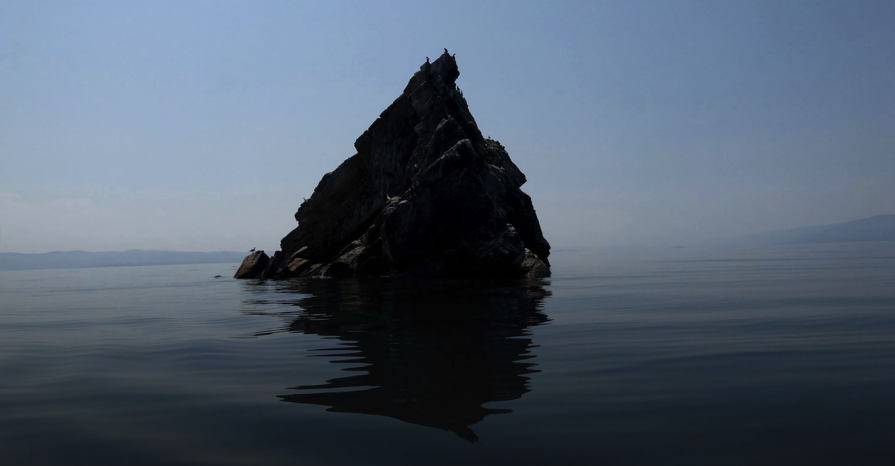
#> input picture hw2/1/6.png, 1790 x 932 px, found by its file name (shown at 1/2 size)
$ python '对比度.py'
#> lines starting #> are read from the running program, lines starting #| are printed output that depends on the picture
import cv2

imgfile = "hw2\\1\\6.png"

img = cv2.imread(imgfile)
#> img is the input picture: shape (932, 1790, 3); mean B, G, R 109.1, 93.5, 80.6
b, g, r = cv2.split(img)
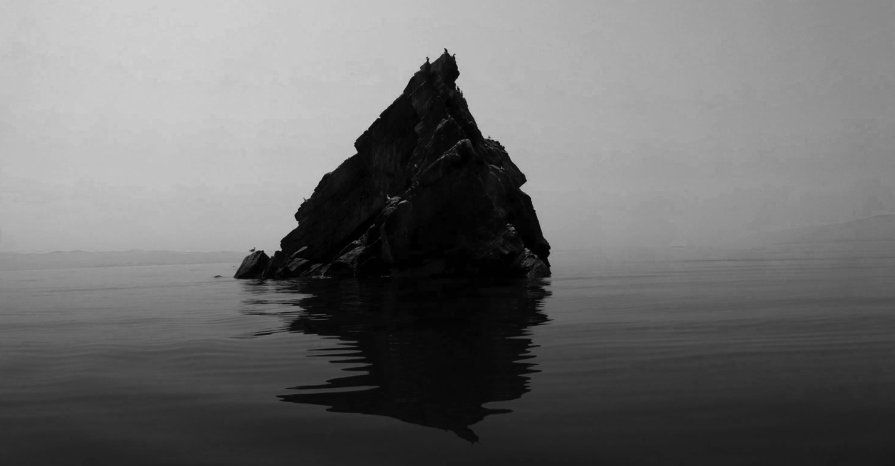
#> b: shape (932, 1790) (shown at 1/2 size); min 0, max 218, mean 109.1
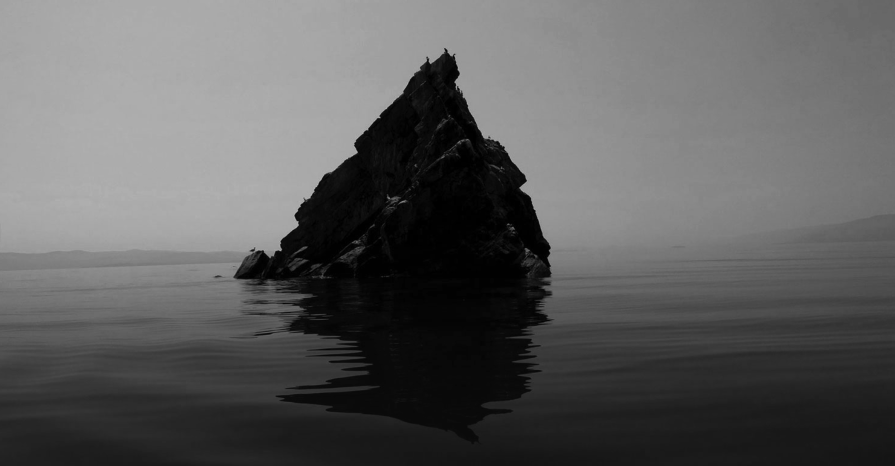
#> g: shape (932, 1790) (shown at 1/2 size); min 0, max 207, mean 93.5
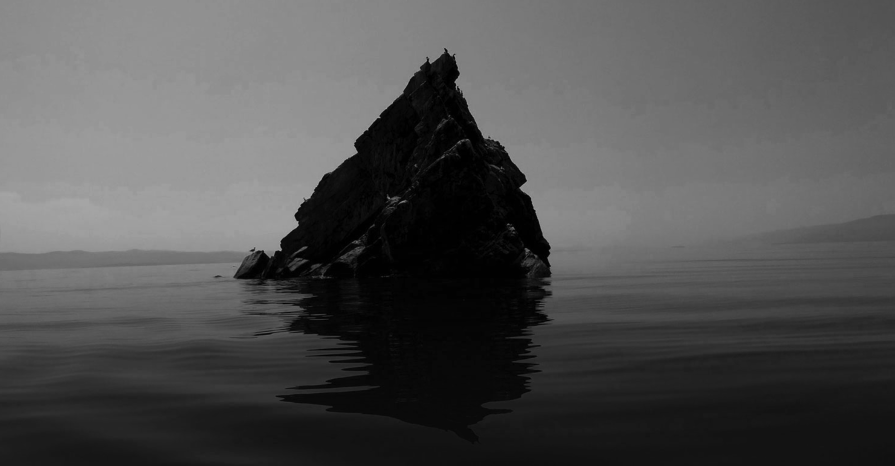
#> r: shape (932, 1790) (shown at 1/2 size); min 0, max 207, mean 80.6
bH = cv2.equalizeHist(b)
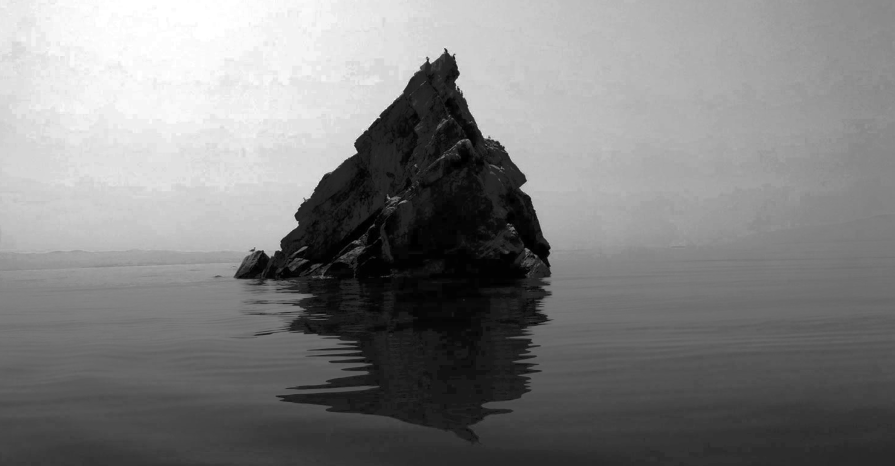
#> bH: shape (932, 1790) (shown at 1/2 size); min 0, max 255, mean 128.2
gH = cv2.equalizeHist(g)
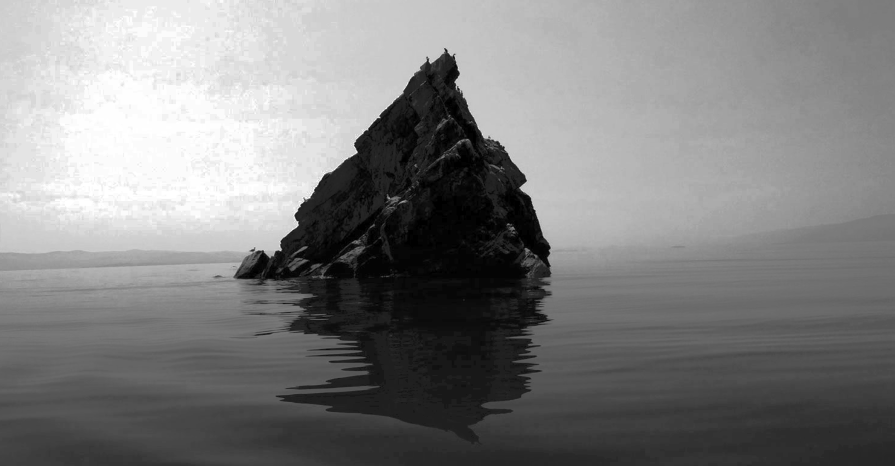
#> gH: shape (932, 1790) (shown at 1/2 size); min 0, max 255, mean 128.1
rH = cv2.equalizeHist(r)
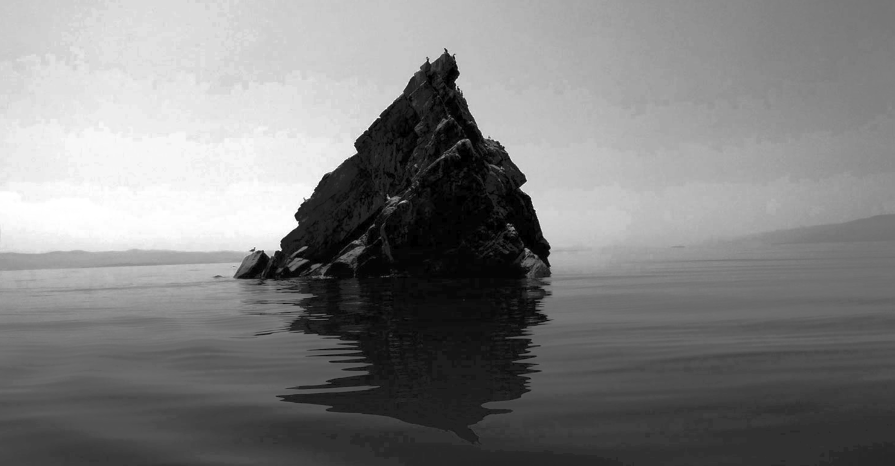
#> rH: shape (932, 1790) (shown at 1/2 size); min 0, max 255, mean 127.8
result = cv2.merge((bH, gH, rH))
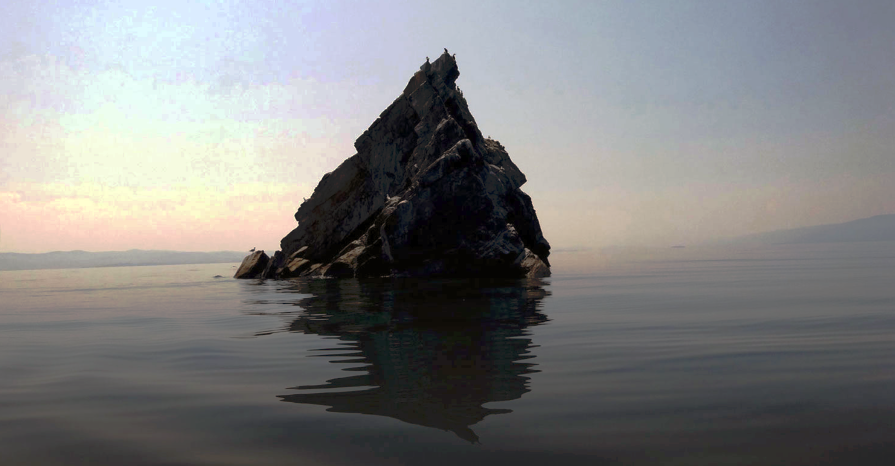
#> result: shape (932, 1790, 3) (shown at 1/2 size); mean B, G, R 128.2, 128.1, 127.8
cv2.HoughLinesP
cv2.namedWindow("Input", 0)
cv2.resizeWindow("Input", 640, 480)
cv2.imshow("Input", img)
cv2.namedWindow("Result", 0)
cv2.resizeWindow("Result", 640, 480)
cv2.imshow("Result", result)
cv2.waitKey(0)
cv2.destroyAllWindows()

# imgRGB = cv2.cvtColor(img, cv2.COLOR_BGR2RGB)
# plt.imshow(imgRGB)
# plt.show()

$ run again, with hw2/1/15.png copied over hw2/1/6.png
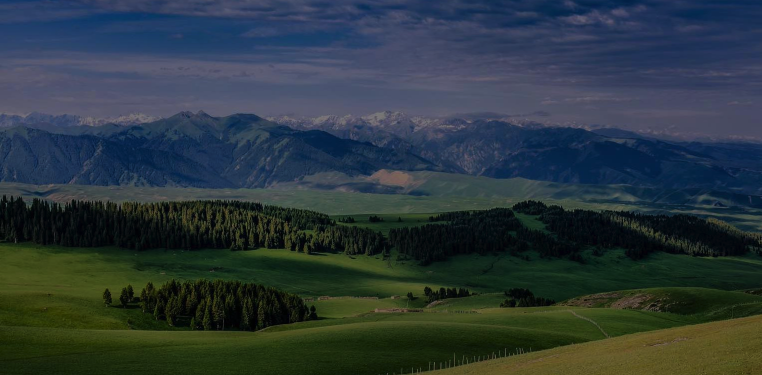
#> input picture hw2/1/15.png, 1524 x 750 px, found by its file name (shown at 1/2 size)
#> img is the input picture: shape (750, 1524, 3); mean B, G, R 60.6, 55.8, 43
#> `rH = cv2.equalizeHist(r)`:
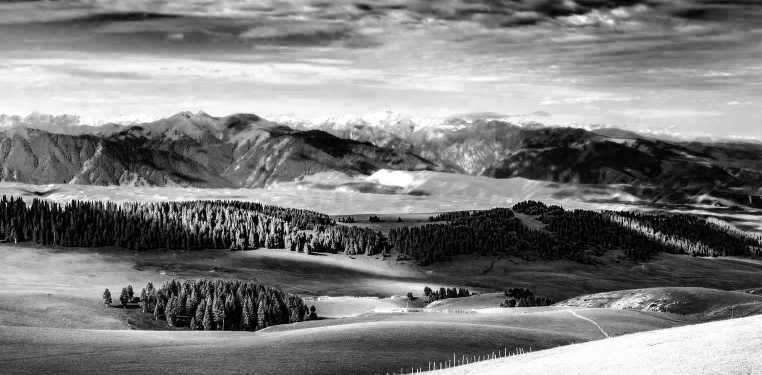
#> rH: shape (750, 1524) (shown at 1/2 size); min 0, max 255, mean 125.8
#> `result = cv2.merge((bH, gH, rH))`:
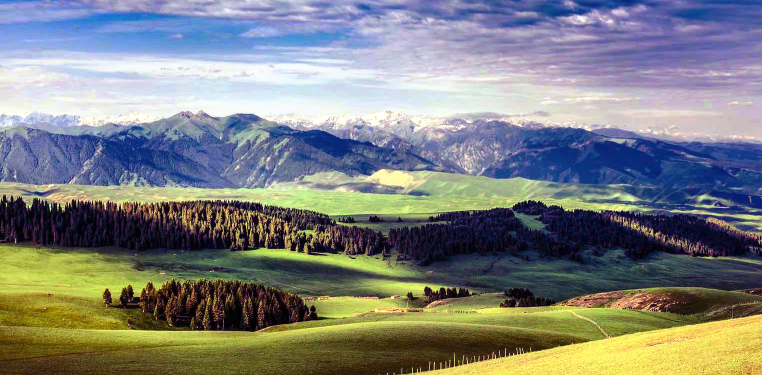
#> result: shape (750, 1524, 3) (shown at 1/2 size); mean B, G, R 127.5, 128.9, 125.8

$ run again, with hw2/1/16.png copied over hw2/1/6.png
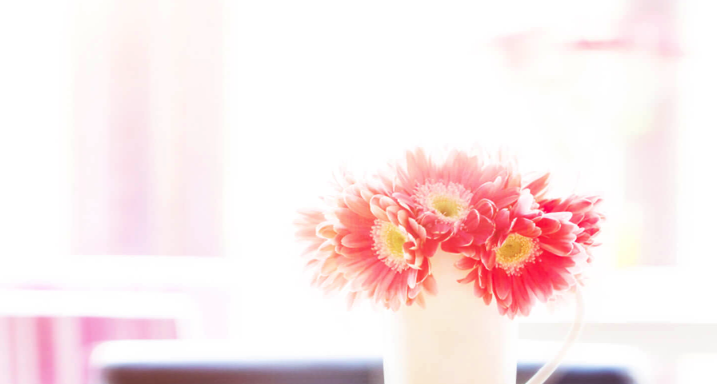
#> input picture hw2/1/16.png, 1433 x 768 px, found by its file name (shown at 1/2 size)
#> img is the input picture: shape (768, 1433, 3); mean B, G, R 233.4, 232.9, 249.7
#> `rH = cv2.equalizeHist(r)`:
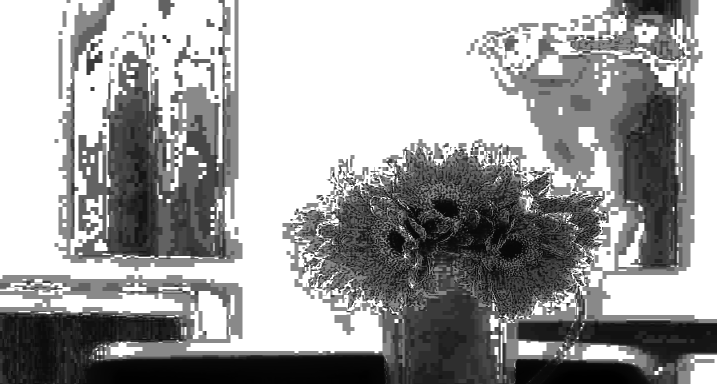
#> rH: shape (768, 1433) (shown at 1/2 size); min 0, max 255, mean 160.3
#> `result = cv2.merge((bH, gH, rH))`:
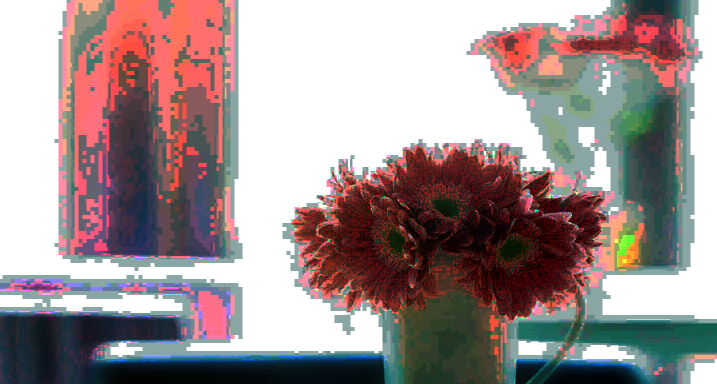
#> result: shape (768, 1433, 3) (shown at 1/2 size); mean B, G, R 145.8, 145.5, 160.3

$ run again, with hw2/1/17.png copied over hw2/1/6.png
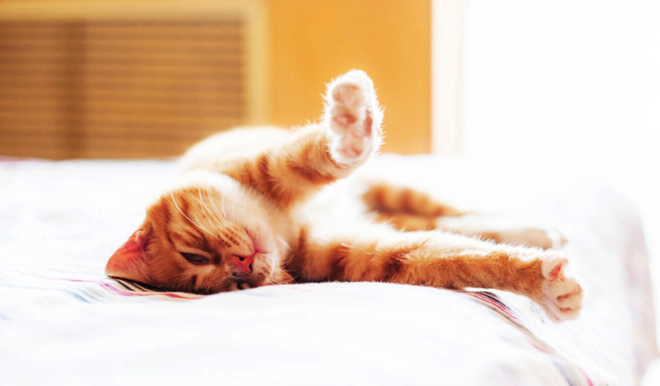
#> input picture hw2/1/17.png, 1319 x 772 px, found by its file name (shown at 1/2 size)
#> img is the input picture: shape (772, 1319, 3); mean B, G, R 181.5, 203.7, 230.6
#> `result = cv2.merge((bH, gH, rH))`:
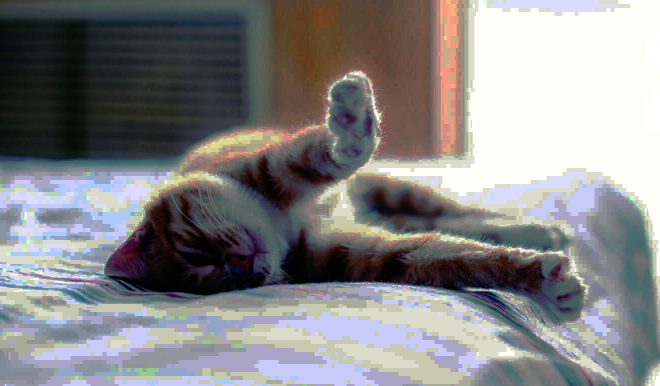
#> result: shape (772, 1319, 3) (shown at 1/2 size); mean B, G, R 134.5, 133.4, 134
